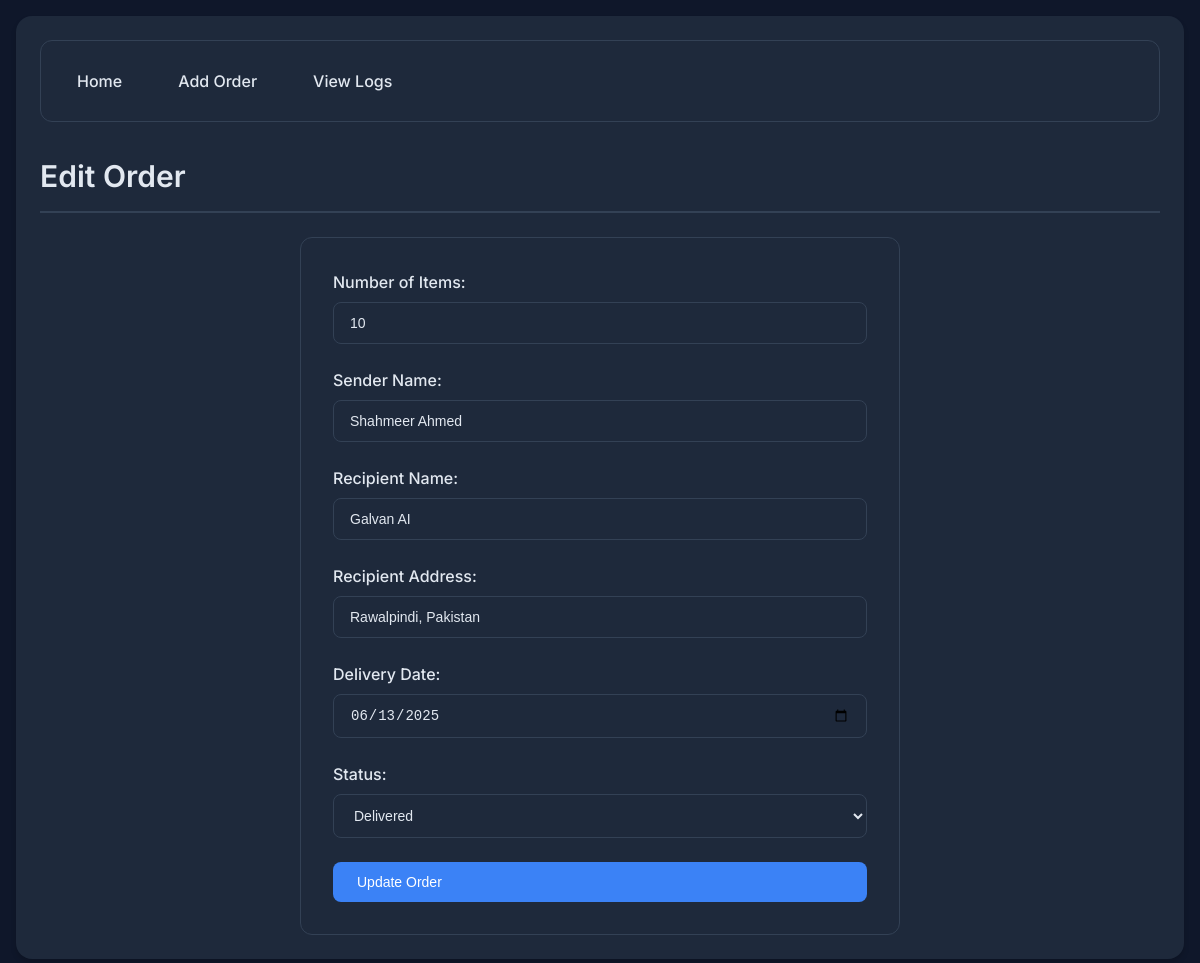
Screenshot of /edit_order/1 with the database file from the repository.
### tables this page shows
CREATE TABLE orders (
            id INTEGER PRIMARY KEY AUTOINCREMENT,
            number_of_items INTEGER NOT NULL,
            sender_name TEXT NOT NULL,
            recipient_name TEXT NOT NULL,
            recipient_address TEXT NOT NULL,
            delivery_date TEXT NOT NULL,
            status TEXT NOT NULL
        );

### app.py (the view, shortened to what this page needs)
@app.route('/edit_order/<int:order_id>', methods=['GET', 'POST'])
def edit_order(order_id):
    conn = sqlite3.connect('orders.db')
    c = conn.cursor()
    c.execute('SELECT * FROM orders WHERE id = ?', (order_id,))
    order = c.fetchone()
    conn.close()
    return render_template('edit_order.html', order=order)

### templates/edit_order.html (shortened to what this page needs)
{% extends "base.html" %}
{% block content %}
<h1>Edit Order</h1>
<form method="POST">
    <div class="form-group">
        <label for="number_of_items">Number of Items:</label>
        <input type="number" id="number_of_items" name="number_of_items" value="{{ order[1] }}" required min="1">
    </div>
    <div class="form-group">
        <label for="sender_name">Sender Name:</label>
        <input type="text" id="sender_name" name="sender_name" value="{{ order[2] }}" required>
    </div>
    <div class="form-group">
        <label for="recipient_name">Recipient Name:</label>
        <input type="text" id="recipient_name" name="recipient_name" value="{{ order[3] }}" required>
    </div>
    <div class="form-group">
        <label for="recipient_address">Recipient Address:</label>
        <input type="text" id="recipient_address" name="recipient_address" value="{{ order[4] }}" required>
    </div>
    <div class="form-group">
        <label for="delivery_date">Delivery Date:</label>
        <input type="date" id="delivery_date" name="delivery_date" value="{{ order[5] }}" required>
    </div>
    <div class="form-group">
        <label for="status">Status:</label>
        <select id="status" name="status" required>
            <option value="Delivered" {% if order[6]=='Delivered' %}selected{% endif %}>Delivered</option>
        </select>
    </div>
    <button type="submit" class="btn">Update Order</button>
</form>
{% endblock %}

### templates/base.html (style rules this page uses)
:root { --primary-color: #3b82f6; --primary-hover: #2563eb; --danger-color: #ef4444; --danger-hover: #dc2626; --success-color: #22c55e; --success-hover: #16a34a; --background-color: #0f172a; --card-background: #1e293b; --text-color: #e2e8f0; --text-muted: #94a3b8; --border-color: #334155; --input-background: #1e293b; --nav-background: #1e293b; --hover-background: #334155; }
* { margin: 0; padding: 0; box-sizing: border-box; }
body { font-family: 'Inter', sans-serif; background-color: var(--background-color); color: var(--text-color); line-height: 1.5; min-height: 100vh; padding: 1rem; }
h1 { font-size: 1.875rem; font-weight: 600; margin-bottom: 1.5rem; color: var(--text-color); border-bottom: 2px solid var(--border-color); padding-bottom: 0.75rem; }
.btn { display: inline-flex; align-items: center; padding: 0.625rem 1.25rem; font-weight: 500; border-radius: 0.5rem; text-decoration: none; transition: all 0.2s ease; border: none; cursor: pointer; font-size: 0.875rem; margin-right: 0.5rem; color: white; }
.btn:last-child { margin-right: 0; }
form { max-width: 600px; margin: 0 auto; background-color: var(--card-background); padding: 2rem; border-radius: 0.75rem; border: 1px solid var(--border-color); }
.form-group { margin-bottom: 1.5rem; }
label { display: block; margin-bottom: 0.5rem; font-weight: 500; color: var(--text-color); }
input[type="text"], input[type="number"], input[type="date"], select { width: 100%; padding: 0.75rem 1rem; border: 1px solid var(--border-color); border-radius: 0.5rem; font-size: 0.875rem; transition: all 0.2s ease; background-color: var(--input-background); color: var(--text-color); }
input[type="text"]::placeholder, input[type="number"]::placeholder { color: var(--text-muted); }
button[type="submit"] { width: 100%; padding: 0.75rem 1.5rem; background-color: var(--primary-color); color: white; border: none; border-radius: 0.5rem; font-weight: 500; cursor: pointer; transition: all 0.2s ease; }

### rows the page displays
orders: number_of_items "10", sender_name "Shahmeer Ahmed", recipient_name "Galvan AI", recipient_address "Rawalpindi, Pakistan", delivery_date "06/13/2025", status "Delivered"
